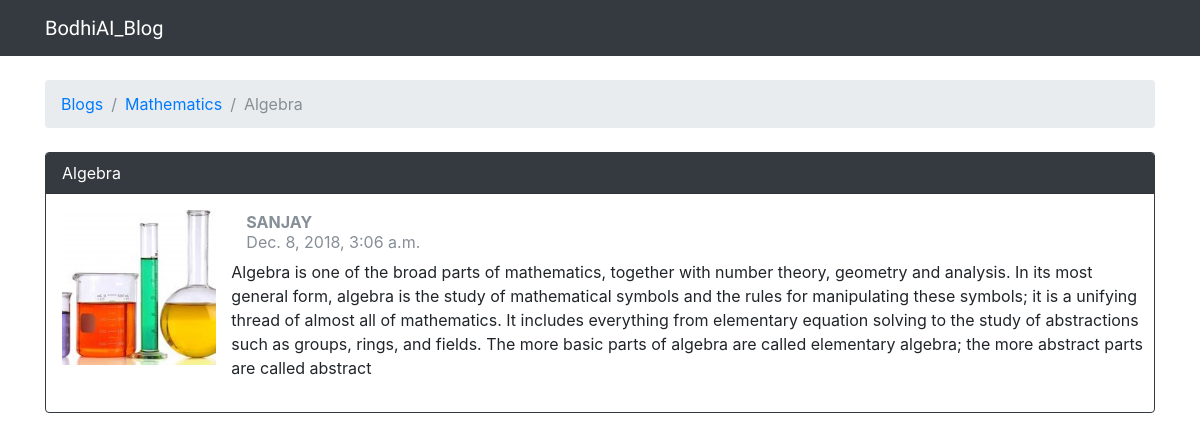
The app's page /3/topics/6/ with its own data.
### BodhiAI_Blog_App/models.py (models this page shows, shortened)
class Topic(models.Model):
    subject = models.CharField(max_length=255)
    last_updated = models.DateTimeField(auto_now_add=True)
    category = models.ForeignKey(Category,on_delete=models.CASCADE, related_name='topics')
    Publisher = models.ForeignKey(User,on_delete=models.CASCADE,related_name='topics')

class Category(models.Model):
    name = models.CharField(max_length=30, unique=True)
    description = models.CharField(max_length=100)

class Blog(models.Model):
    Blog_Text = models.TextField(max_length=4000)
    topic = models.ForeignKey(Topic,on_delete=models.CASCADE, related_name='posts')
    created_at = models.DateTimeField(auto_now_add=True)
    updated_at = models.DateTimeField(null=True)
    created_by = models.ForeignKey(User,on_delete=models.CASCADE, related_name='posts')
    updated_by = models.ForeignKey(User,on_delete=models.CASCADE,null=True, related_name='+')
    Image = models.ImageField(upload_to='static/media', blank=True, max_length=100)

### BodhiAI_Blog_App/views.py (the view)
# urls.py: url(r'^(?P<pk>\d+)/topics/(?P<topic_pk>\d+)/$', views.topic_posts, name='topic_posts')
def topic_posts(request, pk, topic_pk):
    topic = get_object_or_404(Topic, category__pk=pk, pk=topic_pk)
    blog =  Blog.objects.all()
    topic.save()
    return render(request, 'topic_posts.html', {'topic': topic,"blog":blog})

### templates/topic_posts.html (shortened to what this page needs)
{% extends 'base.html' %}
{% load static %}
{% block breadcrumb %}
  <li class="breadcrumb-item"><a href="{% url 'home' %}">Blogs</a></li>
  <li class="breadcrumb-item"><a href="{% url 'category_topics' topic.category.pk %}">{{ topic.category.name }}</a></li>
  <li class="breadcrumb-item active">{{ topic.subject }}</li>
{% endblock %}
{% block content %}
  {% for post in topic.posts.all %}
    <div class="card mb-2 {% if forloop.first %}border-dark{% endif %}">
      {% if forloop.first %}
        <div class="card-header text-white bg-dark py-2 px-3">{{ topic.subject }}</div>
      {% endif %}
      <div class="card-body p-3">
        <div class="row">
          <div class="col-2">
            <img src="{% static 'img/thTVUKWIFV.jpg' %}"  alt="{{ post.created_by.username }}" class="w-100">
          </div>
          <div class="col-10">
            <div class="row mb-3">
              <div class="col-6">
                <strong class="text-muted">{{ post.created_by.username }}</strong>
                  <h5>
                <small class="text-muted">{{ post.created_at }}</small></h5>
              </div>
                {{ post.Blog_Text}}
          </div>
        </div>
      </div>
    </div>
  {% endfor %}
{% endblock %}

### records on screen
Topic: category.name "Mathematics", subject "Algebra"
Blog: created_by.username "SANJAY", created_at "Dec. 8, 2018, 3:06 a.m.", Blog_Text "Algebra is one of the broad parts of mathematics, together with number theory, geometry and analysis. In its most general form, algebra is the study of mathematical symbols and the rules for manipulating these symbols; it is a unifying thread of almost all of mathematics. It includes everything from elementary equation solving to the study of abstractions such as groups, rings, and fields. The more basic parts of algebra are called elementary algebra; the more abstract parts are called abstract"
